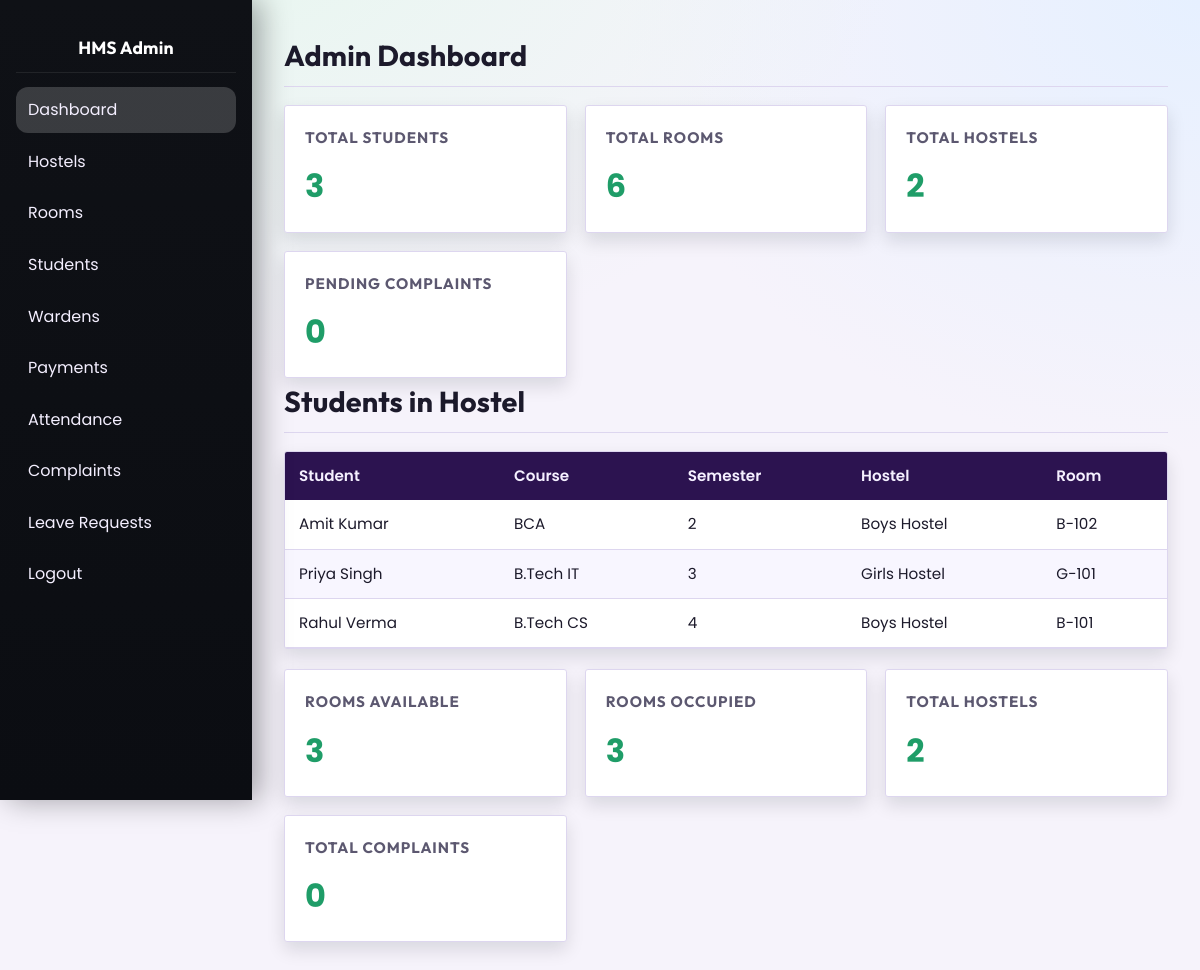
Screenshot of /admin/dashboard.php (signed in) with the database file from the repository.
### tables this page shows
CREATE TABLE student (
  Student_id INT AUTO_INCREMENT PRIMARY KEY,
  name VARCHAR(100) NOT NULL,
  username VARCHAR(50) NOT NULL UNIQUE,
  password VARCHAR(255) NOT NULL,
  gender ENUM('Male','Female','Other') NOT NULL,
  course VARCHAR(100),
  semester INT,
  phone VARCHAR(15),
  email VARCHAR(100),
  Room_id INT,
  FOREIGN KEY (Room_id) REFERENCES room(Room_id) ON DELETE SET NULL
);

CREATE TABLE hostel (
  Hostel_id INT AUTO_INCREMENT PRIMARY KEY,
  Hostel_name VARCHAR(100) NOT NULL,
  location VARCHAR(200),
  Total_rooms INT DEFAULT 0
);

CREATE TABLE room (
  Room_id INT AUTO_INCREMENT PRIMARY KEY,
  Room_name VARCHAR(50) NOT NULL,
  Room_type ENUM('Single','Double','Triple') DEFAULT 'Double',
  capacity INT DEFAULT 2,
  status ENUM('Available','Occupied','Maintenance') DEFAULT 'Available',
  Hostel_id INT,
  FOREIGN KEY (Hostel_id) REFERENCES hostel(Hostel_id) ON DELETE CASCADE
);

### admin/dashboard.php (the view, shortened to what this page needs)
<?php
include('../config.php');
$students_count = 0;
$rooms_count = 0;
$hostels_count = 0;
$pending_complaints = 0;
$available_rooms = 0;
$occupied_rooms = 0;
$total_complaints = 0;
$result = mysqli_query($conn, "SELECT COUNT(*) AS total FROM student");
if ($row = mysqli_fetch_assoc($result)) {
    $students_count = $row['total'];
}
$result = mysqli_query($conn, "SELECT COUNT(*) AS total FROM room");
if ($row = mysqli_fetch_assoc($result)) {
    $rooms_count = $row['total'];
}
$result = mysqli_query($conn, "SELECT COUNT(*) AS total FROM hostel");
if ($row = mysqli_fetch_assoc($result)) {
    $hostels_count = $row['total'];
}
$result = mysqli_query($conn, "SELECT COUNT(*) AS total FROM complaint WHERE Status='Pending'");
if ($row = mysqli_fetch_assoc($result)) {
    $pending_complaints = $row['total'];
}
$result = mysqli_query($conn, "SELECT COUNT(*) AS total FROM room WHERE status='Available'");
if ($row = mysqli_fetch_assoc($result)) {
    $available_rooms = $row['total'];
}
$result = mysqli_query($conn, "SELECT COUNT(*) AS total FROM room WHERE status='Occupied'");
if ($row = mysqli_fetch_assoc($result)) {
    $occupied_rooms = $row['total'];
}
$result = mysqli_query($conn, "SELECT COUNT(*) AS total FROM complaint");
if ($row = mysqli_fetch_assoc($result)) {
    $total_complaints = $row['total'];
}
$students_in_hostel = [];
$students_query = "SELECT s.Student_id, s.name, s.course, s.semester, r.Room_name, h.Hostel_name
                   FROM student s
                   LEFT JOIN room r ON s.Room_id = r.Room_id
                   LEFT JOIN hostel h ON r.Hostel_id = h.Hostel_id
                   WHERE s.Room_id IS NOT NULL
                   ORDER BY s.name";
$result = mysqli_query($conn, $students_query);
if ($result) {
    while ($row = mysqli_fetch_assoc($result)) {
        $students_in_hostel[] = $row;
    }
}
?>
<!DOCTYPE html>
<html lang="en">
<head>
    <link rel="stylesheet" href="../style.css">
</head>
<body>
    <div class="admin-layout">
        <div class="sidebar">
            <h2 style="color:white;text-align:center;padding:10px;">HMS Admin</h2>
            <a href="dashboard.php" class="active"> Dashboard</a>
            <a href="manage_hostels.php"> Hostels</a>
            <a href="manage_rooms.php"> Rooms</a>
            <a href="manage_students.php"> Students</a>
            <a href="manage_wardens.php"> Wardens</a>
            <a href="manage_payments.php"> Payments</a>
            <a href="manage_attendance.php"> Attendance</a>
            <a href="manage_complaints.php"> Complaints</a>
            <a href="manage_leaves.php"> Leave Requests</a>
            <a href="../logout.php"> Logout</a>
        </div>
        <div class="main-content">
            <h1>Admin Dashboard</h1>
            <div class="cards-container">
                <div class="card">
                    <h3>Total Students</h3>
                    <div class="count"><?php echo $students_count; ?></div>
                </div>
                <div class="card">
                    <h3>Total Rooms</h3>
                    <div class="count"><?php echo $rooms_count; ?></div>
                </div>
                <div class="card">
                    <h3>Total Hostels</h3>
                    <div class="count"><?php echo $hostels_count; ?></div>
                </div>
                <div class="card">
                    <h3>Pending Complaints</h3>
                    <div class="count"><?php echo $pending_complaints; ?></div>
                </div>
            </div>
            <h2>Students in Hostel</h2>
            <table class="display-table">
                <thead>
                    <tr>
                        <th>Student</th>
                        <th>Course</th>
                        <th>Semester</th>
                        <th>Hostel</th>
                        <th>Room</th>
                    </tr>
                </thead>
                <tbody>
                    <?php if (count($students_in_hostel) > 0): ?>
                        <?php foreach ($students_in_hostel as $student): ?>
                            <tr>
                                <td><?php echo htmlspecialchars($student['name']); ?></td>
                                <td><?php echo htmlspecialchars($student['course']); ?></td>
                                <td><?php echo htmlspecialchars($student['semester']); ?></td>
                                <td><?php echo htmlspecialchars($student['Hostel_name']); ?></td>
                                <td><?php echo htmlspecialchars($student['Room_name']); ?></td>
                            </tr>
                        <?php endforeach; ?>
                    <?php else: ?>
                        <tr>
                            <td colspan="5">No students are currently allocated to rooms.</td>
                        </tr>
                    <?php endif; ?>
                </tbody>
            </table>
            <div class="cards-container" style="margin-top: 20px;">
                <div class="card">
                    <h3>Rooms Available</h3>
                    <div class="count"><?php echo $available_rooms; ?></div>
                </div>
                <div class="card">
                    <h3>Rooms Occupied</h3>
                    <div class="count"><?php echo $occupied_rooms; ?></div>
                </div>
                <div class="card">
                    <h3>Total Hostels</h3>
                    <div class="count"><?php echo $hostels_count; ?></div>
                </div>
                <div class="card">
                    <h3>Total Complaints</h3>
                    <div class="count"><?php echo $total_complaints; ?></div>
                </div>
            </div>
        </div>
    </div>
</body>
</html>

### style.css (style rules this page uses)
*, *::before, *::after { box-sizing: border-box; margin: 0; padding: 0; }
:root { --bg: #f6f3fb; --bg-accent: #efe7fb; --surface: #ffffff; --surface-2: #f8f6ff; --text: #1c1a2b; --muted: #5c5870; --border: #ddd6ef; --primary: #1f9d68; --primary-600: #178458; --primary-700: #126b47; --success: #1c8c64; --warning: #e07a21; --danger: #b33a4c; --info: #2f6fed; --sidebar-bg: #0f1116; --sidebar-bg-2: #0b0d12; --sidebar-text: #f4efff; --sidebar-hover: rgba(255, 255, 255, 0.09); --sidebar-active: rgba(255, 255, 255, 0.18); --sidebar-width: 252px; --radius: 3px; --radius-sm: 3px; --shadow: 0 18px 40px rgba(10, 16, 24, 0.18); --shadow-soft: 0 8px 18px rgba(10, 16, 24, 0.12); }
body { font-family: "Poppins", "Helvetica Neue", sans-serif; color: var(--text); line-height: 1.6; background: radial-gradient(1200px 800px at 15% -10%, #e6f7ee 0%, transparent 60%), radial-gradient(900px 700px at 100% 0%, #e6f0ff 0%, transparent 65%), var(--bg); min-height: 100vh; }
h1, h2, h3, h4 { font-family: "Outfit", "Times New Roman", serif; letter-spacing: 0.2px; }
a { text-decoration: none; color: var(--primary); }
.admin-layout, .layout { display: flex; min-height: 100vh; }
.sidebar { width: var(--sidebar-width); background: linear-gradient(180deg, var(--sidebar-bg), var(--sidebar-bg-2)); min-height: 100vh; padding: 24px 16px; position: fixed; top: 0; left: 0; height: 100vh; overflow-y: auto; color: var(--sidebar-text); box-shadow: 8px 0 28px rgba(4, 6, 10, 0.35); }
.sidebar h2 { color: #f6fffb; text-align: left; padding: 8px 8px 18px; font-size: 1.1em; border-bottom: 1px solid rgba(255, 255, 255, 0.08); margin-bottom: 14px; }
.sidebar a { color: var(--sidebar-text); padding: 10px 12px; display: block; border-radius: 12px; margin-bottom: 6px; transition: background 0.2s ease, transform 0.2s ease; }
.sidebar a.active { background: var(--sidebar-active); }
.main-content, .main { flex: 1; padding: 32px; margin-left: var(--sidebar-width); width: calc(100% - var(--sidebar-width)); }
.main-content h1, .main-content h2, .main h2 { color: var(--text); margin-bottom: 18px; font-size: 1.8em; border-bottom: 1px solid var(--border); padding-bottom: 8px; }
.cards-container, .cards { display: grid; grid-template-columns: repeat(auto-fit, minmax(220px, 1fr)); gap: 18px; }
.card { background: var(--surface); padding: 20px; border-radius: var(--radius); box-shadow: var(--shadow-soft); border: 1px solid var(--border); text-align: left; animation: riseIn 0.5s ease both; }
.card h3 { color: var(--muted); margin-bottom: 10px; font-size: 0.95em; text-transform: uppercase; letter-spacing: 1px; }
.card p, .card .count, .card .val { font-size: 2em; color: var(--primary); font-weight: 700; }
table { width: 100%; border-collapse: separate; border-spacing: 0; margin: 18px 0; background: var(--surface); border: 1px solid var(--border); border-radius: var(--radius-sm); overflow: hidden; box-shadow: var(--shadow-soft); }
table th, table td { padding: 12px 14px; border-bottom: 1px solid var(--border); text-align: left; font-size: 0.95em; }
table thead th { background: #2c1350; color: #f5f0ff; font-weight: 600; border-bottom: 0; }
table tbody tr:nth-child(even) { background: var(--surface-2); }
.display-table { border-radius: var(--radius-sm); }

### rows the page displays
student: name "Amit Kumar", course "BCA", semester "2", hostel.Hostel_name "Boys Hostel", Room.Room_name "B-102"
student: name "Priya Singh", course "B.Tech IT", semester "3", hostel.Hostel_name "Girls Hostel", Room.Room_name "G-101"
student: name "Rahul Verma", course "B.Tech CS", semester "4", hostel.Hostel_name "Boys Hostel", Room.Room_name "B-101"

### other values shown
$students_count "3"
$rooms_count "6"
$hostels_count "2"
$pending_complaints "0"
$available_rooms "3"
$occupied_rooms "3"
$total_complaints "0"
